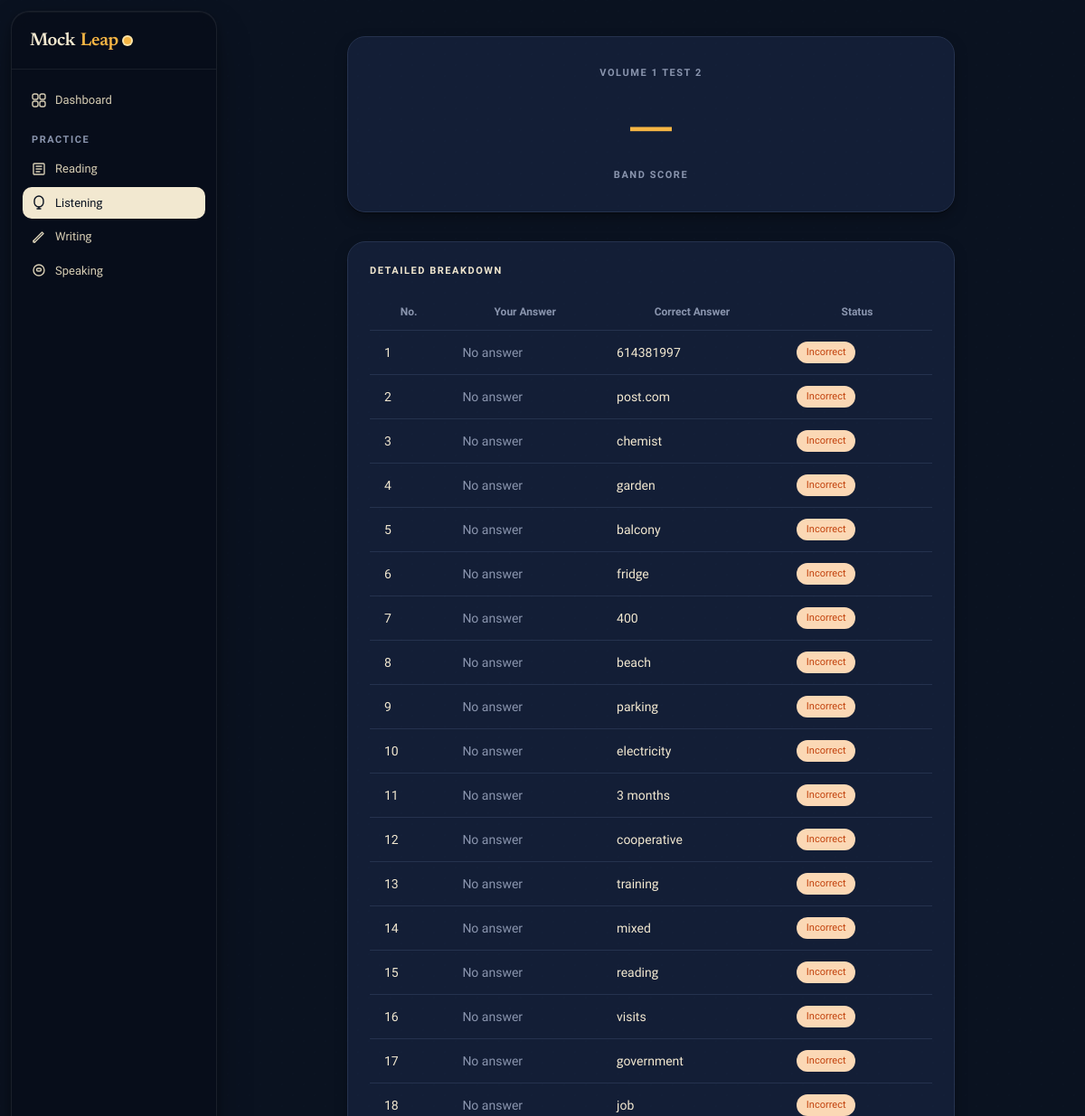
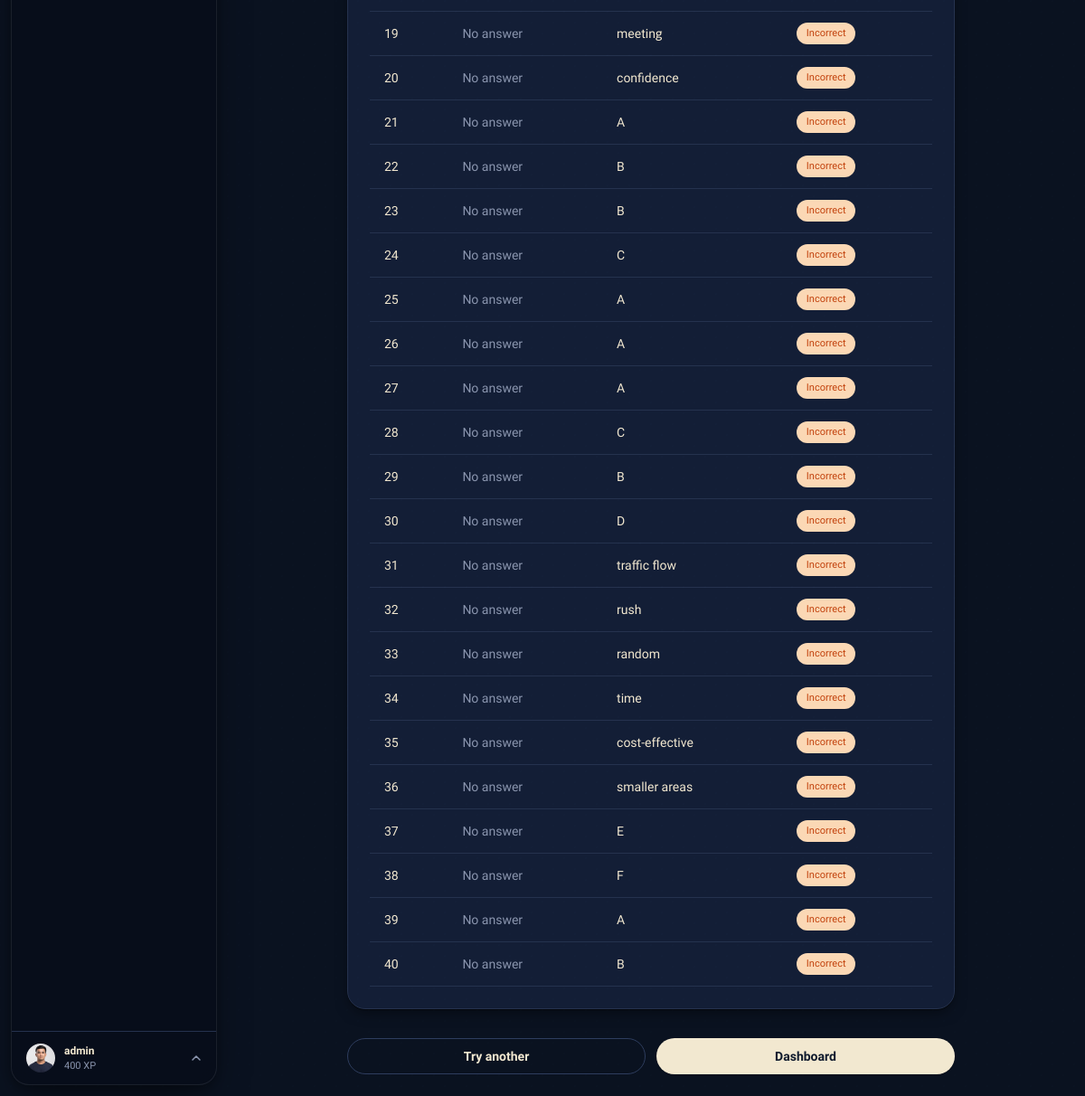
Page /listening/results/2/ (signed in) on the committed database (2 pictures, top to bottom).
### apps/accounts/models.py (models this page shows, shortened)
class User(AbstractUser):
    ROLE_STUDENT = 'student'
    ROLE_TEACHER = 'teacher'
    ROLE_ADMIN = 'admin'
    ROLE_CHOICES = [
        (ROLE_STUDENT, 'Student'),
        (ROLE_TEACHER, 'Teacher'),
        (ROLE_ADMIN, 'Admin'),
    ]
    email = models.EmailField(unique=True)
    role = models.CharField(max_length=10, choices=ROLE_CHOICES, default=ROLE_STUDENT)
    avatar = models.ImageField(upload_to='avatars/', null=True, blank=True)
    bio = models.TextField(blank=True)
    target_band = models.DecimalField(max_digits=3, decimal_places=1, null=True, blank=True)
    test_date = models.DateField(null=True, blank=True)
    country = models.CharField(max_length=100, blank=True)
    timezone = models.CharField(max_length=50, default='UTC')
    dark_mode = models.BooleanField(default=False)
    email_notifications = models.BooleanField(default=True)
    xp = models.PositiveIntegerField(default=0)
    streak_days = models.PositiveIntegerField(default=0)
    last_active = models.DateField(null=True, blank=True)
    created_at = models.DateTimeField(auto_now_add=True)
    USERNAME_FIELD = 'email'
    REQUIRED_FIELDS = ['username']
    class Meta:
        verbose_name = 'User'
        verbose_name_plural = 'Users'

### apps/listening/models.py (models this page shows, shortened)
class ListeningAttempt(models.Model):
    STATUS_IN_PROGRESS = 'in_progress'
    STATUS_SUBMITTED = 'completed'
    STATUS_CHOICES = (
        (STATUS_IN_PROGRESS, 'In Progress'),
        (STATUS_SUBMITTED, 'Completed'),
    )
    user = models.ForeignKey(settings.AUTH_USER_MODEL, on_delete=models.CASCADE)
    test = models.ForeignKey(ListeningTest, on_delete=models.CASCADE)
    started_at = models.DateTimeField(auto_now_add=True)
    submitted_at = models.DateTimeField(null=True, blank=True)
    status = models.CharField(max_length=20, choices=STATUS_CHOICES, default=STATUS_IN_PROGRESS)
    answers = models.JSONField(default=dict)
    score_raw = models.PositiveIntegerField(null=True, blank=True)
    band_score = models.DecimalField(max_digits=3, decimal_places=1, null=True, blank=True)

class ListeningTest(models.Model):
    title = models.CharField(max_length=200)
    duration_minutes = models.PositiveIntegerField(default=40)
    audio_file = models.FileField(upload_to='listening/audio/', null=True, blank=True)
    audio_url = models.URLField(max_length=500, null=True, blank=True, help_text="Direct link to audio, or Google Drive link")
    is_published = models.BooleanField(default=False)
    created_at = models.DateTimeField(auto_now_add=True)

### apps/listening/views.py (the view)
# urls.py: path('results/<int:attempt_pk>/', views.results, name='results'),
@login_required
def results(request, attempt_pk):
    attempt = get_object_or_404(ListeningAttempt, pk=attempt_pk, user=request.user)
    questions_data = []
    for sec in attempt.test.sections.all():
        if sec.answer_key:
            keys = sorted(sec.answer_key.keys(), key=lambda x: int(x) if x.isdigit() else x)
            for q_num in keys:
                correct_ans = sec.answer_key[q_num]
                given = attempt.answers.get(str(q_num), '')
                is_correct = (given.strip().lower() == str(correct_ans).strip().lower())
                questions_data.append({
                    'number': q_num,
                    'text': '',
                    'given': given,
                    'correct': correct_ans,
                    'is_correct': is_correct,
                })
    return render(request, 'listening/results.html', {
        'attempt': attempt,
        'questions_data': questions_data
    })

### apps/core/context_processors.py (called while the page is built)
def site_context(request):
    ctx = {
        'brand': getattr(settings, 'MOCKLEAP_BRAND', 'MockLeap'),
        'dark_mode': getattr(request.user, 'dark_mode', False) if request.user.is_authenticated else False,
        'unread_count': 0,
    }
    if request.user.is_authenticated:
        try:
            from apps.notifications.models import Notification
            ctx['unread_count'] = Notification.objects.filter(user=request.user, is_read=False).count()
        except Exception:
            pass
    return ctx

### templates/listening/results.html (shortened to what this page needs)
{% extends "layouts/app.html" %}
{% block content %}
<div class="max-w-2xl mx-auto">
  <div class="ml-card-2 p-8 text-center mb-8">
    <div class="t-eyebrow mb-3">{{ attempt.test.title }}</div>
    <div class="h-serif mb-1" style="font-size:80px;font-weight:600;color:var(--accent);line-height:1;">{{ attempt.band_score|default:"—" }}</div>
    <div class="t-eyebrow" style="color:var(--muted);">Band Score</div>
  </div>
  <div class="ml-card-2 p-6 mb-8">
    <h2 class="t-eyebrow mb-4" style="color:var(--ink);">Detailed Breakdown</h2>
    <div class="overflow-x-auto">
      <table class="w-full text-left border-collapse">
        <thead>
          <tr class="border-b" style="border-color:var(--border);">
            <th class="py-3 px-4 font-semibold text-xs uppercase tracking-wider" style="color:var(--muted);">No.</th>
            <th class="py-3 px-4 font-semibold text-xs uppercase tracking-wider" style="color:var(--muted);">Your Answer</th>
            <th class="py-3 px-4 font-semibold text-xs uppercase tracking-wider" style="color:var(--muted);">Correct Answer</th>
            <th class="py-3 px-4 font-semibold text-xs uppercase tracking-wider" style="color:var(--muted);">Status</th>
          </tr>
        </thead>
        <tbody>
          {% for q in questions_data %}
          <tr class="border-b last:border-0 hover:bg-[color:var(--surface-2)] transition-colors" style="border-color:var(--border);">
            <td class="py-3 px-4 text-sm font-medium" style="color:var(--ink);">{{ q.number }}</td>
            <td class="py-3 px-4 text-sm" style="color:var(--ink-2);">{{ q.given|default:"<span style='color:var(--muted);'>No answer</span>"|safe }}</td>
            <td class="py-3 px-4 text-sm font-medium" style="color:var(--ink);">{{ q.correct }}</td>
            <td class="py-3 px-4 text-sm">
              {% if q.is_correct %}
                <span class="ml-chip ml-chip-ok" style="font-size:11px;">Correct</span>
              {% else %}
                <span class="ml-chip ml-chip-warn" style="font-size:11px;">Incorrect</span>
              {% endif %}
            </td>
          </tr>
          {% endfor %}
        </tbody>
      </table>
    </div>
  </div>
  <div class="flex gap-3"><a href="{% url 'listening:list' %}" class="ml-btn ml-btn-ghost flex-1">Try another</a><a href="{% url 'dashboard:home' %}" class="ml-btn ml-btn-primary flex-1">Dashboard</a></div>
</div>
{% endblock %}

### templates/components/sidebar.html (shortened to what this page needs)
{% load static %}
<aside id="sidebar" class="fixed z-30 w-60 flex flex-col -translate-x-full md:translate-x-0 transition-transform duration-300"
       style="top:12px;bottom:12px;left:12px;width:228px;border-radius:20px;
              background:rgba(250,246,236,0.90);
              backdrop-filter:blur(28px) saturate(180%);
              -webkit-backdrop-filter:blur(28px) saturate(180%);
              border:1px solid rgba(255,255,255,0.72);
              box-shadow:0 1px 0 rgba(255,255,255,.85) inset,
                         0 4px 12px rgba(14,27,46,.06),
                         0 20px 48px -12px rgba(14,27,46,.14);
              overflow:hidden;">
  <div class="h-16 flex items-center px-5 border-b flex-shrink-0" style="border-color:var(--border);">
    {% include "components/brand.html" %}
  </div>
  <nav class="flex-1 overflow-y-auto py-4 px-3 space-y-0.5" role="navigation" aria-label="Sidebar navigation">
    <a href="{% url 'dashboard:home' %}" class="nav-item {% if request.resolver_match.app_name == 'dashboard' %}active{% endif %}">
      Dashboard
    </a>
    <p class="t-eyebrow px-2.5 pt-4 pb-1">Practice</p>
    <a href="{% url 'reading:list' %}" class="nav-item {% if request.resolver_match.app_name == 'reading' %}active{% endif %}">
      <svg width="16" height="16" viewBox="0 0 16 16" fill="none"><path d="M3 2h10a1 1 0 011 1v10a1 1 0 01-1 1H3a1 1 0 01-1-1V3a1 1 0 011-1z" stroke="currentColor" stroke-width="1.4"/><path d="M5 5h6M5 8h6M5 11h4" stroke="currentColor" stroke-width="1.4" stroke-linecap="round"/></svg>
      Reading
    </a>
    <a href="{% url 'listening:list' %}" class="nav-item {% if request.resolver_match.app_name == 'listening' %}active{% endif %}">
      <svg width="16" height="16" viewBox="0 0 16 16" fill="none"><path d="M8 1a5 5 0 015 5v2a5 5 0 01-10 0V6a5 5 0 015-5z" stroke="currentColor" stroke-width="1.4"/><path d="M8 13v2M6 15h4" stroke="currentColor" stroke-width="1.4" stroke-linecap="round"/></svg>
      Listening
    </a>
    <a href="{% url 'writing:list' %}" class="nav-item {% if request.resolver_match.app_name == 'writing' %}active{% endif %}">
      <svg width="16" height="16" viewBox="0 0 16 16" fill="none"><path d="M2 12.5L3.5 14 13 4.5 11.5 3 2 12.5z" stroke="currentColor" stroke-width="1.4" stroke-linejoin="round"/><path d="M2 12.5V14h1.5" stroke="currentColor" stroke-width="1.4" stroke-linecap="round" stroke-linejoin="round"/></svg>
      Writing
    </a>
    <a href="{% url 'speaking:list' %}" class="nav-item {% if request.resolver_match.app_name == 'speaking' %}active{% endif %}">
      <svg width="16" height="16" viewBox="0 0 16 16" fill="none"><circle cx="8" cy="8" r="6" stroke="currentColor" stroke-width="1.4"/><path d="M5.5 7.5c0-.828.672-1.5 1.5-1.5h2a1.5 1.5 0 010 3H7A1.5 1.5 0 015.5 7.5z" stroke="currentColor" stroke-width="1.4"/></svg>
      Speaking
    </a>
  </nav>
  <div class="border-t flex-shrink-0" style="border-color:var(--border);position:relative;" id="ml-profile-zone">
    <button id="ml-profile-btn" type="button" style="
        width:100%;display:flex;align-items:center;gap:10px;
        padding:12px 16px;border:none;cursor:pointer;
        background:transparent;font-family:inherit;
        transition:background .12s;">
      {% if user.avatar %}
        <img src="{{ user.avatar.url }}" alt="" style="width:32px;height:32px;border-radius:50%;object-fit:cover;flex-shrink:0;">
      {% else %}
        <div style="width:32px;height:32px;border-radius:50%;display:flex;align-items:center;justify-content:center;font-size:12px;font-weight:700;flex-shrink:0;background:var(--accent-soft);color:var(--ink);">{{ user.username|first|upper }}</div>
      {% endif %}
      <div style="min-width:0;flex:1;text-align:left;">
        <p style="font-size:12px;font-weight:600;color:var(--ink);white-space:nowrap;overflow:hidden;text-overflow:ellipsis;margin:0;">{{ user.get_full_name|default:user.username }}</p>
        <p style="font-size:11px;color:var(--muted);margin:0;">{{ user.xp }} XP</p>
      </div>
      <svg id="ml-profile-chevron" width="12" height="12" viewBox="0 0 12 12" fill="none" style="color:var(--muted);flex-shrink:0;transition:transform .2s;">
        <path d="M2 8l4-4 4 4" stroke="currentColor" stroke-width="1.5" stroke-linecap="round" stroke-linejoin="round"/>
      </svg>
    </button>
  </div>
</aside>

### static/css/design.css (style rules this page uses)
#sidebar { background: rgba(250, 246, 236, 0.90) !important; backdrop-filter: blur(28px) saturate(180%) !important; -webkit-backdrop-filter: blur(28px) saturate(180%) !important; border: 1px solid rgba(255, 255, 255, 0.72) !important; box-shadow: 0 1px 0 rgba(255,255,255,.85) inset, 0 4px 12px rgba(14,27,46,.06), 0 20px 48px -12px rgba(14,27,46,.14) !important; }
.dark #sidebar { background: rgba(8, 14, 26, 0.92) !important; border-color: rgba(255, 255, 255, 0.08) !important; box-shadow: 0 1px 0 rgba(255,255,255,.04) inset, 0 4px 12px rgba(0,0,0,.28), 0 20px 48px -12px rgba(0,0,0,.44) !important; }
#sidebar .border-b { border-color: rgba(14,27,46,.07) !important; }
.dark #sidebar .border-b { border-color: rgba(255,255,255,.07) !important; }
.nav-item { font-size: 13px !important; padding: 8px 10px !important; border-radius: 10px !important; font-weight: 500 !important; transition: background .12s !important; }
.nav-item.active { background: var(--ink) !important; color: var(--bg) !important; }

### rows in the picture
User: avatar (picture), get_full_name "admin", xp "400"
ListeningAttempt: test "VOLUME 1 TEST 2", band_score "—"

### other values in the picture
{{ q.number }} "1" "2" "3" "4" "5" "6" "7" "8" "9" "10" "11" "12" "13" "14" "15" "16" "17" "18" "19" "20" "21" "22" "23" "24" "25" "26" "27" "28" "29" "30" "31" "32" "33" "34" "35" "36" "37" "38" "39" "40"
{{ q.correct }} "614381997" "post.com" "chemist" "garden" "balcony" "fridge" "400" "beach" "parking" "electricity" "3 months" "cooperative" "training" "mixed" "reading" "visits" "government" "job" "meeting" "confidence" "A" "B" "B" "C" "A" "A" "A" "C" "B" "D" "traffic flow" "rush" "random" "time" "cost-effective" "smaller areas" "E" "F" "A" "B"
